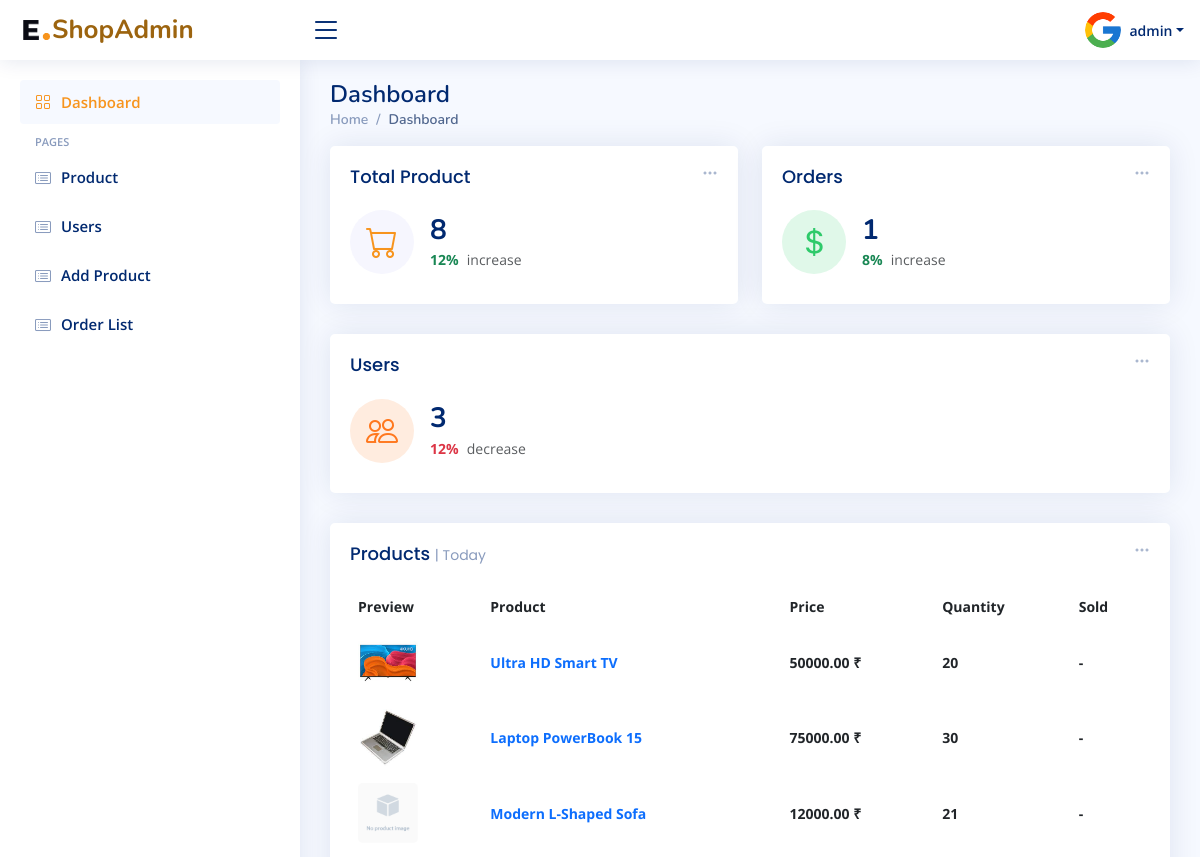
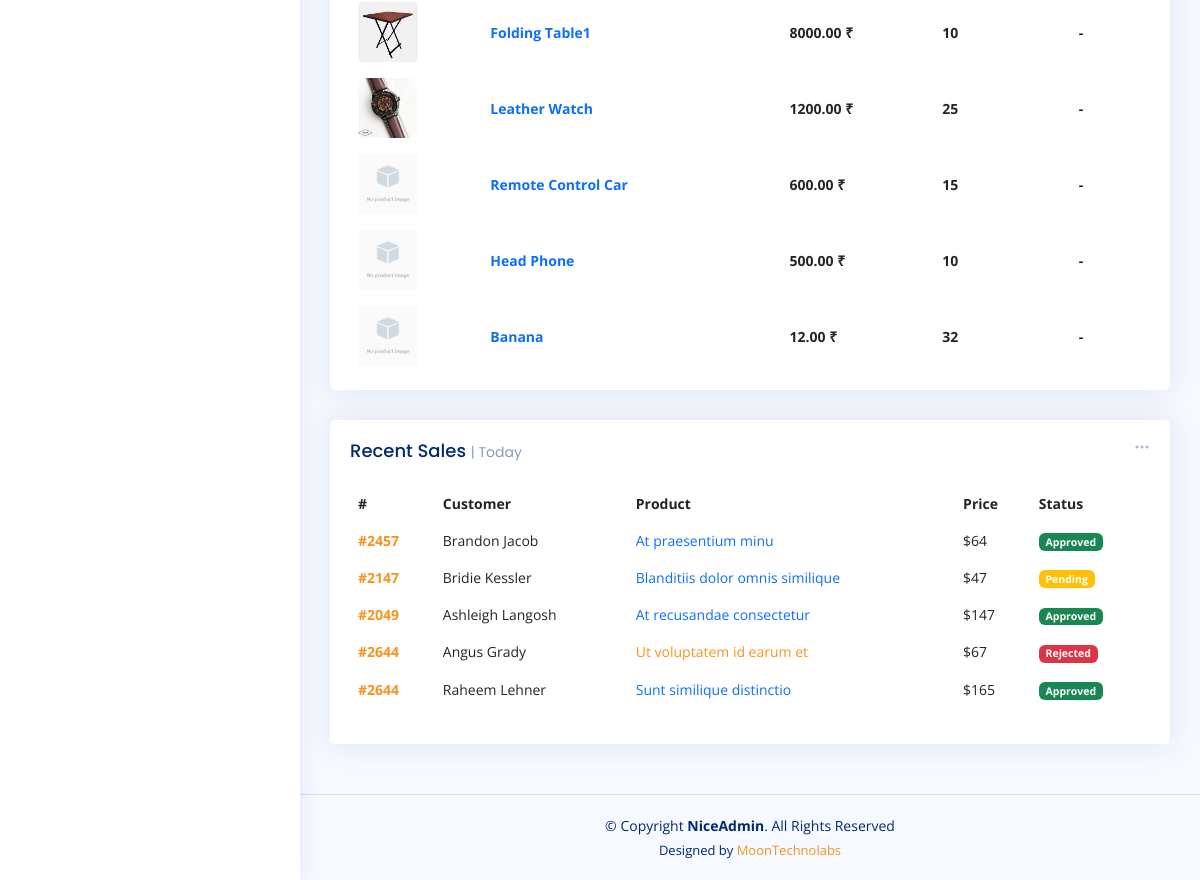
The app's page / (signed in), older data (2 pictures, top to bottom).
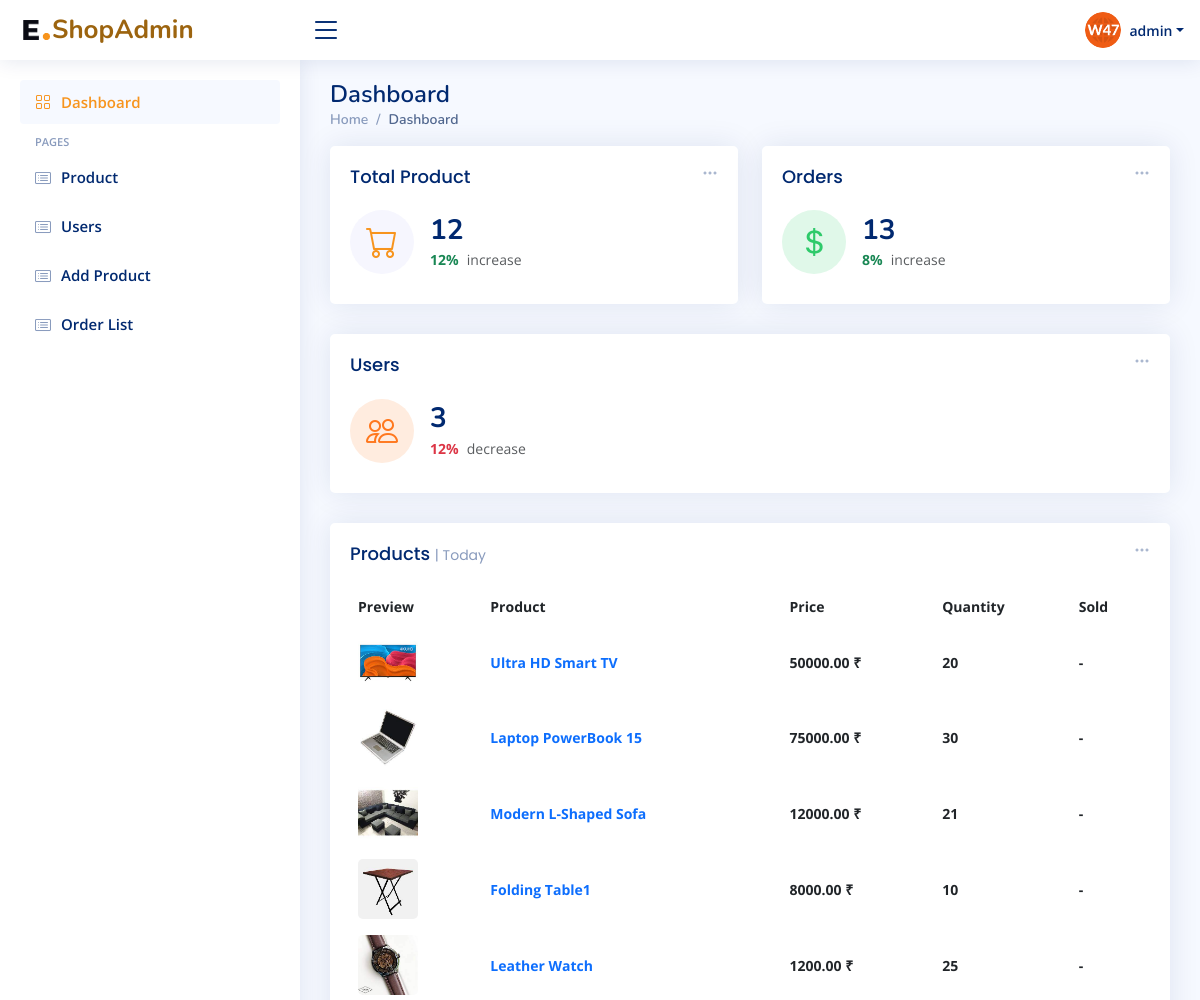
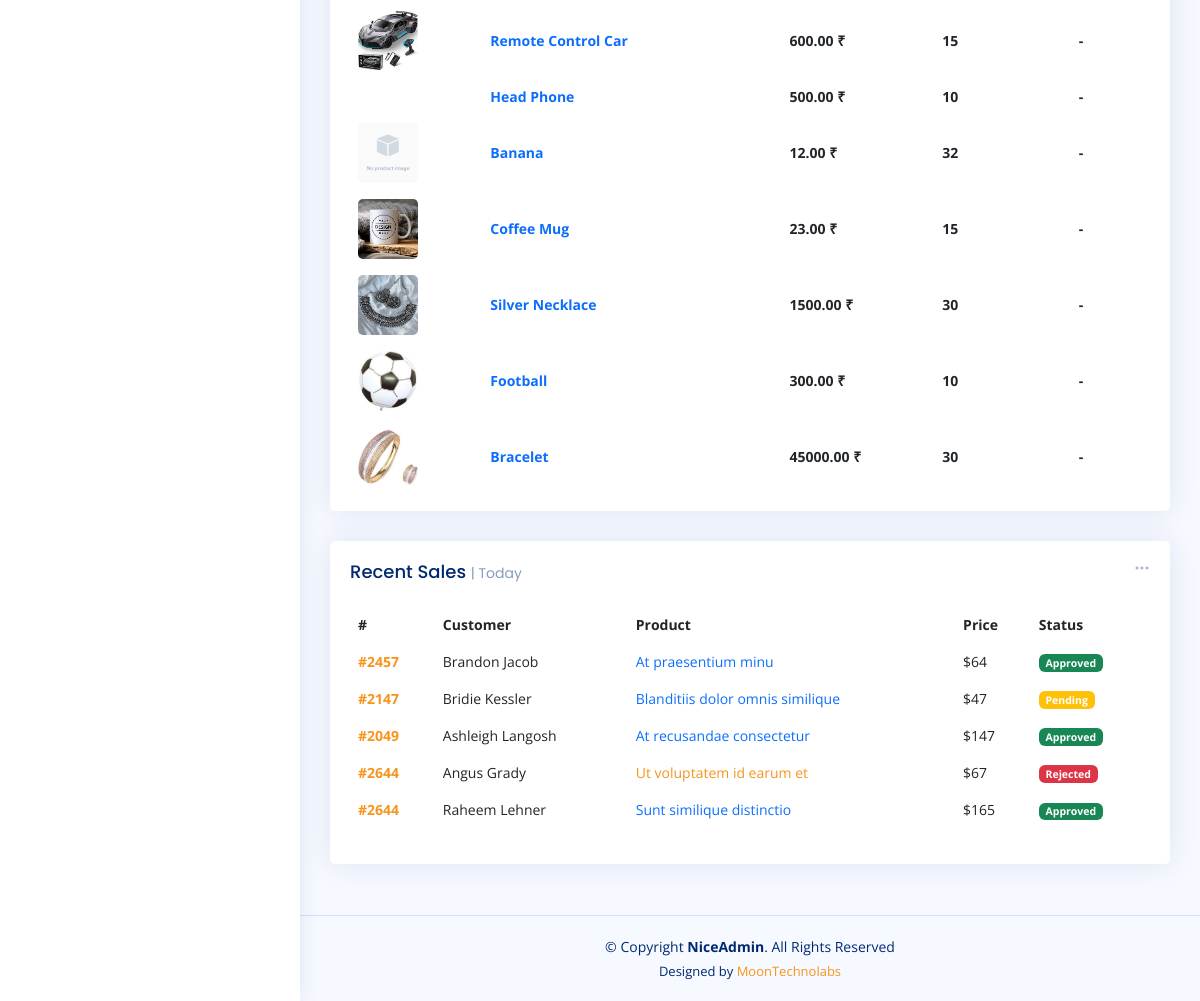
The same page, newer data (2 pictures, top to bottom).
### app/models.py (models this page shows, shortened)
class CustomUser(AbstractUser):
    name = models.CharField(max_length=100)
    email = models.EmailField(unique=True)

class UserProfile(models.Model):
    user = models.OneToOneField(settings.AUTH_USER_MODEL, on_delete=models.CASCADE)
    profile_pic = models.ImageField(upload_to='profile_pic/', default = 'profile_pic/userprofile.jpg')
    about = models.TextField(blank=True)
    job_title = models.CharField(max_length=200, blank=True)
    country = models.CharField(max_length=100, blank=True)
    address = models.CharField(max_length=200, blank=True)
    mobile_number = models.CharField(max_length=20, blank=True)

class Product(models.Model):
    label = models.CharField(max_length=50)
    description = models.TextField(max_length=200)
    category = models.ForeignKey(Category, on_delete = models.CASCADE)
    product_image = models.ImageField(upload_to='product_images/', default='product_images/product.png')
    quantity = models.PositiveIntegerField()
    price = models.DecimalField(max_digits=10, decimal_places=2)

### app/views.py (the view)
# urls.py: path('',views.homePage, name='home'),
@superuser_required
@login_required(login_url='login/')
def homePage(request):
    products = Product.objects.all()
    orders = Order.objects.all()
    user = CustomUser.objects.all()
    context = {'products': products,'user':user,'orders':orders}
    return render(request,'index.html',context)

### templates/index.html (shortened to what this page needs)
{% extends 'base.html' %}
{% block content %}
{% load static %}
    <div class="pagetitle">
      <h1>Dashboard</h1>
      <nav>
        <ol class="breadcrumb">
          <li class="breadcrumb-item"><a href="{% url 'home' %}">Home</a></li>
          <li class="breadcrumb-item active">Dashboard</li>
        </ol>
      </nav>
    </div>
    <section class="section dashboard">
      <div class="row">
        <div class="col-lg-12">
          <div class="row">
            <div class="col-xxl-4 col-md-6">
              <div class="card info-card sales-card">
                <div class="filter">
                  <a class="icon" href="#" data-bs-toggle="dropdown"><i class="bi bi-three-dots"></i></a>
                </div>
                <div class="card-body">
                  <h5 class="card-title">Total Product</h5>
                  <a href="{% url 'product-list' %}">
                  <div class="d-flex align-items-center">
                    <div class="card-icon rounded-circle d-flex align-items-center justify-content-center">
                      <i class="bi bi-cart"></i>
                    </div>
                    <div class="ps-3">
                      <h6>{{ products.count }} </h6>
                      <span class="text-success small pt-1 fw-bold">12%</span> <span class="text-muted small pt-2 ps-1">increase</span>
                    </div>
                  </div></a>
                </div>
              </div>
            </div>
            <div class="col-xxl-4 col-md-6">
              <div class="card info-card revenue-card">
                <div class="filter">
                  <a class="icon" href="#" data-bs-toggle="dropdown"><i class="bi bi-three-dots"></i></a>
                </div>
                <div class="card-body">
                  <h5 class="card-title">Orders</h5>
                    <a href="{% url 'admin-order-list' %}">
                  <div class="d-flex align-items-center">
                    <div class="card-icon rounded-circle d-flex align-items-center justify-content-center">
                      <i class="bi bi-currency-dollar"></i>
                    </div>
                    <div class="ps-3">
                      <h6>{{ orders.count }}</h6>
                      <span class="text-success small pt-1 fw-bold">8%</span> <span class="text-muted small pt-2 ps-1">increase</span>
                    </div>
                  </div></a>
                </div>
              </div>
            </div>
            <div class="col-xxl-4 col-xl-12">
              <div class="card info-card customers-card">
                <div class="filter">
                  <a class="icon" href="{% url 'user' %}" data-bs-toggle="dropdown"><i class="bi bi-three-dots"></i></a>
                </div>
                <div class="card-body">
                  <a href="{% url 'user' %}">
                  <h5 class="card-title">Users </h5>
                  <div class="d-flex align-items-center">
                    <div class="card-icon rounded-circle d-flex align-items-center justify-content-center">
                      <i class="bi bi-people"></i>
                    </div>
                    <div class="ps-3">
                      <h6>{{ user.count }}</h6>
                      <span class="text-danger small pt-1 fw-bold">12%</span> <span class="text-muted small pt-2 ps-1">decrease</span>
                    </div>
                  </div></a>
                </div>
              </div>
            </div>
            <div class="col-12">
              <div class="card top-selling overflow-auto">
                <div class="filter">
                  <a class="icon" href="#" data-bs-toggle="dropdown"><i class="bi bi-three-dots"></i></a>
                </div>
                <div class="card-body pb-0">
                  <h5 class="card-title">Products <span>| Today</span></h5>
                  <table class="table table-borderless">
                    <thead>
                      <tr>
                        <th scope="col">Preview</th>
                        <th scope="col">Product</th>
                        <th scope="col">Price</th>
                        <th scope="col">Quantity</th>
                        <th scope="col">Sold</th>
                      </tr>
                    </thead>
                    <tbody>
                      {% for product in products %}
                      <tr>
                        <td><a href="{% url 'product-detail' product.id %}"><img src="{{ product.product_image.url }}" alt=""></a></td>
                        <td><a href="{% url 'product-detail' product.id %}" class="text-primary fw-bold">{{product.label}}</a></td>
                        <td class="fw-bold">{{product.price}} ₹</td>
                        <td class="fw-bold">{{product.quantity}}</td>
                        <td class="fw-bold">-</td>
                      </tr>
                      {% endfor %}
                    </tbody>
                  </table>
                </div>
              </div>
            </div>
            <div class="col-12">
              <div class="card recent-sales overflow-auto">
                <div class="filter">
                  <a class="icon" href="#" data-bs-toggle="dropdown"><i class="bi bi-three-dots"></i></a>
                </div>
                <div class="card-body">
                  <h5 class="card-title">Recent Sales <span>| Today</span></h5>
                  <table class="table table-borderless datatable">
                    <thead>
                      <tr>
                        <th scope="col">#</th>
                        <th scope="col">Customer</th>
                        <th scope="col">Product</th>
                        <th scope="col">Price</th>
                        <th scope="col">Status</th>
                      </tr>
                    </thead>
                    <tbody>
                      <tr>
                        <th scope="row"><a href="#">#2457</a></th>
                        <td>Brandon Jacob</td>
                        <td><a href="#" class="text-primary">At praesentium minu</a></td>
                        <td>$64</td>
                        <td><span class="badge bg-success">Approved</span></td>
                      </tr>
                      <tr>
                        <th scope="row"><a href="#">#2147</a></th>
                        <td>Bridie Kessler</td>
                        <td><a href="#" class="text-primary">Blanditiis dolor omnis similique</a></td>
                        <td>$47</td>
                        <td><span class="badge bg-warning">Pending</span></td>
                      </tr>
                      <tr>
                        <th scope="row"><a href="#">#2049</a></th>
                        <td>Ashleigh Langosh</td>
                        <td><a href="#" class="text-primary">At recusandae consectetur</a></td>
                        <td>$147</td>
                        <td><span class="badge bg-success">Approved</span></td>
                      </tr>
                      <tr>
                        <th scope="row"><a href="#">#2644</a></th>
                        <td>Angus Grady</td>
                        <td><a href="#" class="text-primar">Ut voluptatem id earum et</a></td>
                        <td>$67</td>
                        <td><span class="badge bg-danger">Rejected</span></td>
                      </tr>
                      <tr>
                        <th scope="row"><a href="#">#2644</a></th>
                        <td>Raheem Lehner</td>
                        <td><a href="#" class="text-primary">Sunt similique distinctio</a></td>
                        <td>$165</td>
                        <td><span class="badge bg-success">Approved</span></td>
                      </tr>
                    </tbody>
                  </table>
                </div>
              </div>
            </div>
          </div>
        </div>
      </div>
    </section>
{% endblock %}

### templates/base.html (shortened to what this page needs)
<!DOCTYPE html>
<html lang="en">
  <head>
    {% load static %}
    {% load custom_tags %}
    <link href="{% static 'assets/vendor/bootstrap/css/bootstrap.min.css' %}" rel="stylesheet">
    <link href="{% static 'assets/vendor/bootstrap-icons/bootstrap-icons.css' %}" rel="stylesheet">
    <link href="{% static 'assets/vendor/boxicons/css/boxicons.min.css' %}" rel="stylesheet">
    <link href="{% static 'assets/vendor/quill/quill.snow.css' %}" rel="stylesheet">
    <link href="{% static 'assets/vendor/quill/quill.bubble.css' %}" rel="stylesheet">
    <link href="{% static 'assets/vendor/remixicon/remixicon.css' %}" rel="stylesheet">
    <link href="{% static 'assets/vendor/simple-datatables/style.css' %}" rel="stylesheet">
    <link rel="stylesheet" type="text/css" href="{% static 'assets/css/style.css' %}">
</head>
<body>
  <header id="header" class="header fixed-top d-flex align-items-center">
    <div class="d-flex align-items-center justify-content-between">
      <a href="{% url 'home' %}" class="logo d-flex align-items-center">
        <img src="{% static '/assets/img/favicon1.png' %}" alt="">
        <span class="d-none d-lg-block">ShopAdmin</span>
      </a>
      <i class="bi bi-list toggle-sidebar-btn"></i>
    </div>
    <nav class="header-nav ms-auto">
      <ul class="d-flex align-items-center">
           <li class="nav-item dropdown pe-3">
          <a class="nav-link nav-profile d-flex align-items-center pe-0" href="#" data-bs-toggle="dropdown">
            <img src="{{ request.user.userprofile.profile_pic.url }}" alt="Profile" class="rounded-circle">
            <span class="d-none d-md-block dropdown-toggle ps-2">{{ request.user.username }}</span>
          </a>
        </li>
      </ul>
    </nav>
  </header>
     {% if request.user.is_superuser %}
  <aside id="sidebar" class="sidebar">
    <ul class="sidebar-nav" id="sidebar-nav">
      <li class="nav-item">
        <a class="nav-link {% if request.path == '/' %}{% else %} collapsed{% endif %}" href="{% url 'home' %}">
          <i class="bi bi-grid"></i>
          <span>Dashboard</span>
        </a>
      </li>
      <li class="nav-heading">Pages</li>
      <li class="nav-item">
        <a class="nav-link{% if request.path|starts_with:'/products/' %}{% else %} collapsed{% endif %}" href="{% url 'product-list' %}">
            <i class="bi bi-card-list"></i>
            <span>Product </span>
        </a>
    </li>
      <li class="nav-item">
        <a class="nav-link{% if request.path|starts_with:'/users/' %}{% else %} collapsed{% endif %}" href="{% url 'user' %}">
          <i class="bi bi-card-list"></i>
          <span>Users</span>
        </a>
      </li>
      <li class="nav-item">
        <a class="nav-link {% if request.path|starts_with:'/add_product/' %}{% else %} collapsed{% endif %}" href="{% url 'add_product' %}">
          <i class="bi bi-card-list"></i>
          <span>Add Product</span>
        </a>
      </li>
      <li class="nav-item">
        <a class="nav-link {% if request.path|starts_with:'/orders/' %}{% else %} collapsed{% endif %}" href="{% url 'admin-order-list' %}">
          <i class="bi bi-card-list"></i>
          <span>Order List</span>
        </a>
      </li>
    </ul>
  </aside>
 {% endif %}
  <main id="main" class="main">
            {% block content %}{% endblock %}
  </main>
  <footer id="footer" class="footer">
    <div class="copyright">
      &copy; Copyright <strong><span>NiceAdmin</span></strong>. All Rights Reserved
    </div>
    <div class="credits">
      Designed by <a href="https://www.moontechnolabs.com/">MoonTechnolabs</a>
    </div>
  </footer>
</body>
</html>

Row changes from the older to the newer data that the page shows:
changed CustomUser "admin": user.userprofile.profile_pic: a different picture
changed Product "Modern L-Shaped Sofa": product_image: a different picture
changed Product "Remote Control Car": product_image: a different picture
changed Product "Head Phone": product_image: picture removed
added Product: product_image (picture), label "Coffee Mug", price "23.00", quantity "15"
added Product: product_image (picture), label "Silver Necklace", price "1500.00", quantity "30"
added Product: product_image (picture), label "Football", price "300.00", quantity "10"
added Product: product_image (picture), label "Bracelet", price "45000.00", quantity "30"
Text that changed along with them:
{{ products.count }}: "8" → "12"
{{ orders.count }}: "1" → "13"
